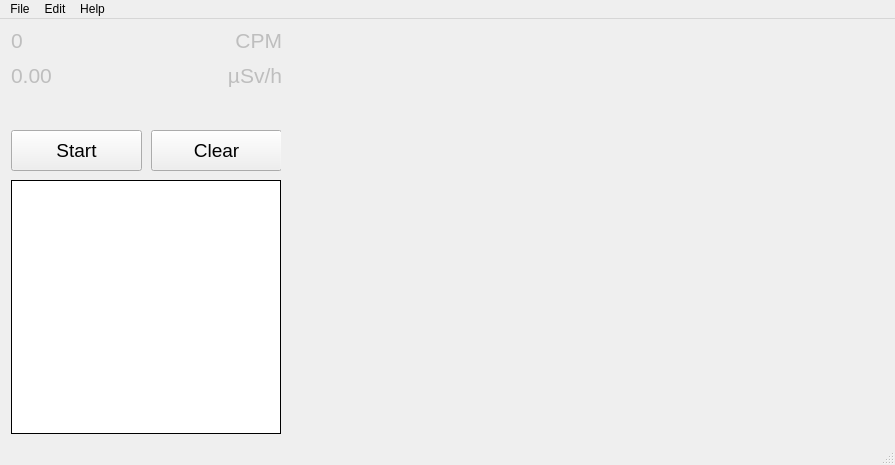
<?xml version="1.0" encoding="UTF-8"?>
<ui version="4.0">
 <class>MainWindow</class>
 <widget class="QMainWindow" name="MainWindow">
  <property name="geometry">
   <rect>
    <x>0</x>
    <y>0</y>
    <width>895</width>
    <height>465</height>
   </rect>
  </property>
  <property name="windowTitle">
   <string>My Radiation Logger</string>
  </property>
  <widget class="QWidget" name="centralWidget">
   <layout class="QHBoxLayout" name="horizontalLayout">
    <property name="spacing">
     <number>9</number>
    </property>
    <property name="bottomMargin">
     <number>9</number>
    </property>
    <item>
     <widget class="QFrame" name="verticalFrame">
      <property name="maximumSize">
       <size>
        <width>270</width>
        <height>16777215</height>
       </size>
      </property>
      <layout class="QVBoxLayout" name="verticalLayout_5">
       <property name="spacing">
        <number>0</number>
       </property>
       <property name="leftMargin">
        <number>0</number>
       </property>
       <property name="topMargin">
        <number>0</number>
       </property>
       <property name="rightMargin">
        <number>0</number>
       </property>
       <property name="bottomMargin">
        <number>0</number>
       </property>
       <item>
        <widget class="QFrame" name="frame">
         <property name="sizePolicy">
          <sizepolicy hsizetype="Preferred" vsizetype="Preferred">
           <horstretch>0</horstretch>
           <verstretch>0</verstretch>
          </sizepolicy>
         </property>
         <property name="minimumSize">
          <size>
           <width>270</width>
           <height>150</height>
          </size>
         </property>
         <property name="maximumSize">
          <size>
           <width>270</width>
           <height>150</height>
          </size>
         </property>
         <property name="frameShape">
          <enum>QFrame::NoFrame</enum>
         </property>
         <property name="frameShadow">
          <enum>QFrame::Plain</enum>
         </property>
         <widget class="QLabel" name="labelCPM">
          <property name="enabled">
           <bool>false</bool>
          </property>
          <property name="geometry">
           <rect>
            <x>0</x>
            <y>0</y>
            <width>121</width>
            <height>21</height>
           </rect>
          </property>
          <property name="font">
           <font>
            <pointsize>16</pointsize>
           </font>
          </property>
          <property name="text">
           <string>0</string>
          </property>
          <property name="alignment">
           <set>Qt::AlignLeading|Qt::AlignLeft|Qt::AlignVCenter</set>
          </property>
         </widget>
         <widget class="QLabel" name="labelDoseRateUnit">
          <property name="enabled">
           <bool>false</bool>
          </property>
          <property name="geometry">
           <rect>
            <x>180</x>
            <y>30</y>
            <width>91</width>
            <height>31</height>
           </rect>
          </property>
          <property name="font">
           <font>
            <pointsize>16</pointsize>
           </font>
          </property>
          <property name="text">
           <string>µSv/h</string>
          </property>
          <property name="alignment">
           <set>Qt::AlignRight|Qt::AlignTrailing|Qt::AlignVCenter</set>
          </property>
         </widget>
         <widget class="QLabel" name="labelDoseRate">
          <property name="enabled">
           <bool>false</bool>
          </property>
          <property name="geometry">
           <rect>
            <x>0</x>
            <y>30</y>
            <width>121</width>
            <height>31</height>
           </rect>
          </property>
          <property name="font">
           <font>
            <pointsize>16</pointsize>
           </font>
          </property>
          <property name="text">
           <string>0.00</string>
          </property>
          <property name="alignment">
           <set>Qt::AlignLeading|Qt::AlignLeft|Qt::AlignVCenter</set>
          </property>
         </widget>
         <widget class="QLabel" name="labelCPMUnit">
          <property name="enabled">
           <bool>false</bool>
          </property>
          <property name="geometry">
           <rect>
            <x>180</x>
            <y>0</y>
            <width>91</width>
            <height>21</height>
           </rect>
          </property>
          <property name="font">
           <font>
            <pointsize>16</pointsize>
           </font>
          </property>
          <property name="text">
           <string>CPM</string>
          </property>
          <property name="alignment">
           <set>Qt::AlignRight|Qt::AlignTrailing|Qt::AlignVCenter</set>
          </property>
         </widget>
         <widget class="QPushButton" name="buttonStart">
          <property name="enabled">
           <bool>true</bool>
          </property>
          <property name="geometry">
           <rect>
            <x>0</x>
            <y>100</y>
            <width>131</width>
            <height>41</height>
           </rect>
          </property>
          <property name="font">
           <font>
            <pointsize>14</pointsize>
            <kerning>true</kerning>
           </font>
          </property>
          <property name="text">
           <string>Start</string>
          </property>
         </widget>
         <widget class="QPushButton" name="buttonClear">
          <property name="enabled">
           <bool>true</bool>
          </property>
          <property name="geometry">
           <rect>
            <x>140</x>
            <y>100</y>
            <width>131</width>
            <height>41</height>
           </rect>
          </property>
          <property name="font">
           <font>
            <pointsize>14</pointsize>
            <kerning>true</kerning>
           </font>
          </property>
          <property name="text">
           <string>Clear</string>
          </property>
         </widget>
        </widget>
       </item>
       <item>
        <widget class="QPlainTextEdit" name="plainTextEdit">
         <property name="enabled">
          <bool>true</bool>
         </property>
         <property name="sizePolicy">
          <sizepolicy hsizetype="Preferred" vsizetype="Preferred">
           <horstretch>0</horstretch>
           <verstretch>0</verstretch>
          </sizepolicy>
         </property>
         <property name="maximumSize">
          <size>
           <width>270</width>
           <height>16777215</height>
          </size>
         </property>
         <property name="frameShape">
          <enum>QFrame::Box</enum>
         </property>
         <property name="frameShadow">
          <enum>QFrame::Plain</enum>
         </property>
         <property name="lineWidth">
          <number>1</number>
         </property>
         <property name="midLineWidth">
          <number>0</number>
         </property>
         <property name="readOnly">
          <bool>true</bool>
         </property>
        </widget>
       </item>
      </layout>
     </widget>
    </item>
    <item>
     <widget class="MyPlot" name="plot" native="true">
      <property name="minimumSize">
       <size>
        <width>400</width>
        <height>0</height>
       </size>
      </property>
     </widget>
    </item>
   </layout>
  </widget>
  <widget class="QMenuBar" name="menuBar">
   <property name="geometry">
    <rect>
     <x>0</x>
     <y>0</y>
     <width>895</width>
     <height>21</height>
    </rect>
   </property>
   <widget class="QMenu" name="menuFile">
    <property name="title">
     <string>File</string>
    </property>
    <addaction name="actionOpen"/>
    <addaction name="actionSaveAs"/>
    <addaction name="actionExit"/>
   </widget>
   <widget class="QMenu" name="menuAbout">
    <property name="title">
     <string>Help</string>
    </property>
    <addaction name="actionAbout"/>
   </widget>
   <widget class="QMenu" name="menuSettings">
    <property name="title">
     <string>Edit</string>
    </property>
    <addaction name="actionSerialPort"/>
    <addaction name="actionGeigerTube"/>
   </widget>
   <addaction name="menuFile"/>
   <addaction name="menuSettings"/>
   <addaction name="menuAbout"/>
  </widget>
  <widget class="QStatusBar" name="statusBar"/>
  <action name="actionSettings">
   <property name="text">
    <string>Settings...</string>
   </property>
  </action>
  <action name="actionSave">
   <property name="text">
    <string>Save</string>
   </property>
  </action>
  <action name="actionSaveAs">
   <property name="text">
    <string>Save As...</string>
   </property>
  </action>
  <action name="actionExit">
   <property name="text">
    <string>Exit</string>
   </property>
  </action>
  <action name="actionOpen">
   <property name="text">
    <string>Open...</string>
   </property>
  </action>
  <action name="actionAbout">
   <property name="text">
    <string>About</string>
   </property>
  </action>
  <action name="actionSerialPort">
   <property name="text">
    <string>Serial Port...</string>
   </property>
  </action>
  <action name="actionGeigerTube">
   <property name="text">
    <string>Geiger Tube...</string>
   </property>
  </action>
 </widget>
 <layoutdefault spacing="6" margin="11"/>
 <customwidgets>
  <customwidget>
   <class>MyPlot</class>
   <extends>QWidget</extends>
   <header>myplot.h</header>
   <container>1</container>
  </customwidget>
 </customwidgets>
 <resources/>
 <connections/>
</ui>
